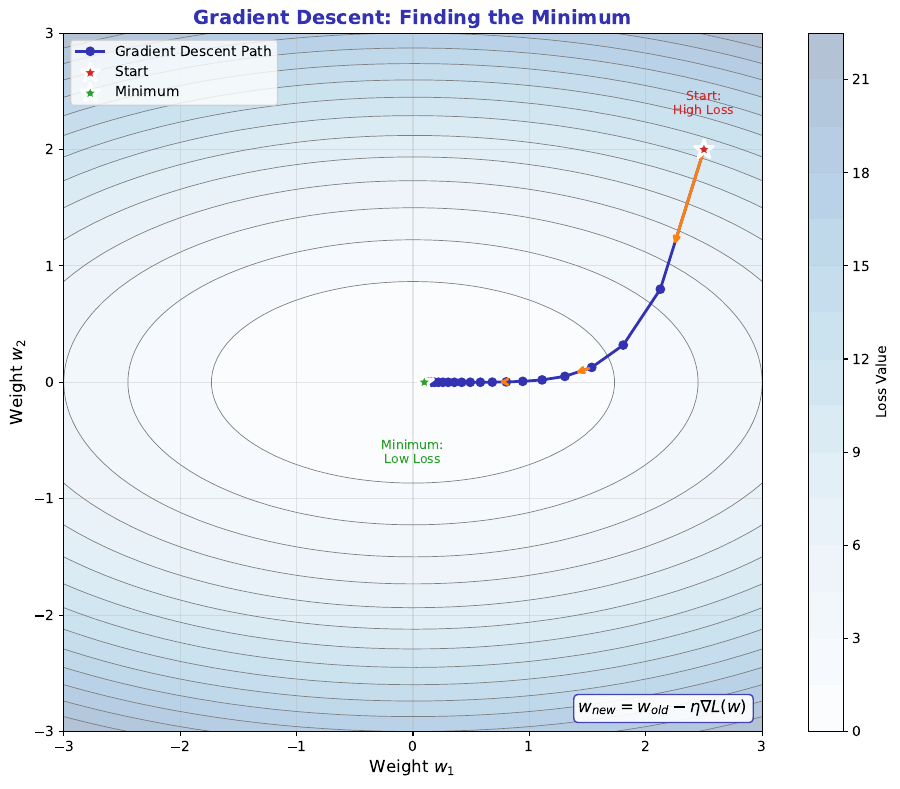

Python code for this plot:
"""
Gradient Descent on Contour Plot
Module 3: Learning from Mistakes
"""

import matplotlib.pyplot as plt
import numpy as np

CHART_METADATA = {
    'title': 'Gradient Descent Contour',
    'url': 'https://github.com/QuantLet/neural-networks-introduction/tree/main/gradient_descent_contour'
}

# Colors matching Beamer template
mlpurple = '#3333B2'
mlblue = '#0066CC'
mlorange = '#FF7F0E'
mlgreen = '#2CA02C'
mlred = '#D62728'
mlgray = '#7F7F7F'

# Set up figure
fig, ax = plt.subplots(figsize=(10, 8))

# Create loss surface (quadratic bowl)
w1 = np.linspace(-3, 3, 100)
w2 = np.linspace(-3, 3, 100)
W1, W2 = np.meshgrid(w1, w2)

# Loss function: elongated bowl
L = 0.5 * W1**2 + 2 * W2**2

# Contour plot
contours = ax.contour(W1, W2, L, levels=15, colors=mlgray, linewidths=0.5)
contourf = ax.contourf(W1, W2, L, levels=15, cmap='Blues', alpha=0.3)

# Gradient descent path
np.random.seed(42)
path_w1 = [2.5]
path_w2 = [2.0]
learning_rate = 0.15

for i in range(20):
    # Gradient
    grad_w1 = path_w1[-1]
    grad_w2 = 4 * path_w2[-1]

    # Update
    new_w1 = path_w1[-1] - learning_rate * grad_w1
    new_w2 = path_w2[-1] - learning_rate * grad_w2

    path_w1.append(new_w1)
    path_w2.append(new_w2)

    # Stop if close to minimum
    if abs(new_w1) < 0.01 and abs(new_w2) < 0.01:
        break

# Plot gradient descent path
ax.plot(path_w1, path_w2, 'o-', color=mlpurple, linewidth=2, markersize=6,
        label='Gradient Descent Path')

# Mark start and end
ax.scatter([path_w1[0]], [path_w2[0]], s=200, c=mlred, marker='*',
           edgecolors='white', linewidths=2, zorder=5, label='Start')
ax.scatter([path_w1[-1]], [path_w2[-1]], s=200, c=mlgreen, marker='*',
           edgecolors='white', linewidths=2, zorder=5, label='Minimum')

# Add gradient arrows at some points
for i in [0, 3, 7]:
    if i < len(path_w1) - 1:
        dx = path_w1[i + 1] - path_w1[i]
        dy = path_w2[i + 1] - path_w2[i]
        ax.annotate('', xy=(path_w1[i] + dx * 0.7, path_w2[i] + dy * 0.7),
                    xytext=(path_w1[i], path_w2[i]),
                    arrowprops=dict(arrowstyle='->', color=mlorange, lw=2))

# Labels and title
ax.set_xlabel('Weight $w_1$', fontsize=12)
ax.set_ylabel('Weight $w_2$', fontsize=12)
ax.set_title('Gradient Descent: Finding the Minimum', fontsize=14, fontweight='bold', color=mlpurple)

# Add colorbar
cbar = plt.colorbar(contourf, ax=ax, label='Loss L(w)')
cbar.ax.set_ylabel('Loss Value', fontsize=10)

# Annotations
ax.text(2.5, 2.3, 'Start:\nHigh Loss', fontsize=9, ha='center', color=mlred)
ax.text(0, -0.7, 'Minimum:\nLow Loss', fontsize=9, ha='center', color=mlgreen)

# Legend
ax.legend(loc='upper left', fontsize=10)

# Grid
ax.grid(True, alpha=0.3)
ax.set_xlim(-3, 3)
ax.set_ylim(-3, 3)
ax.set_aspect('equal')

# Add equation
eq_text = '$w_{new} = w_{old} - \\eta \\nabla L(w)$'
ax.text(0.98, 0.02, eq_text, transform=ax.transAxes, fontsize=12,
        verticalalignment='bottom', horizontalalignment='right',
        bbox=dict(boxstyle='round,pad=0.3', facecolor='white', edgecolor=mlpurple, alpha=0.9))

plt.tight_layout()
plt.savefig('gradient_descent_contour.pdf', format='pdf', bbox_inches='tight', dpi=300)
plt.savefig('gradient_descent_contour.png', format='png', bbox_inches='tight', dpi=300)
plt.close()

print("Generated: gradient_descent_contour.pdf")
